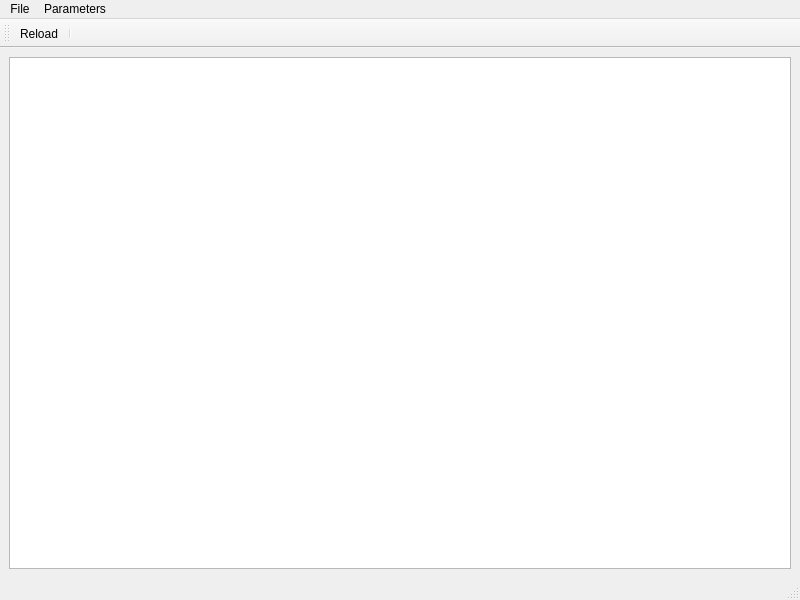
<?xml version="1.0" encoding="UTF-8"?>
<ui version="4.0">
 <class>mainWindow</class>
 <widget class="QMainWindow" name="mainWindow">
  <property name="geometry">
   <rect>
    <x>0</x>
    <y>0</y>
    <width>800</width>
    <height>600</height>
   </rect>
  </property>
  <property name="windowTitle">
   <string>Param Edit</string>
  </property>
  <widget class="QWidget" name="centralwidget">
   <layout class="QHBoxLayout" name="horizontalLayout">
    <item>
     <widget class="QTreeView" name="treeView"/>
    </item>
   </layout>
  </widget>
  <widget class="QMenuBar" name="menubar">
   <property name="geometry">
    <rect>
     <x>0</x>
     <y>0</y>
     <width>800</width>
     <height>22</height>
    </rect>
   </property>
   <widget class="QMenu" name="menuFile">
    <property name="title">
     <string>File</string>
    </property>
    <addaction name="actionSettings"/>
    <addaction name="separator"/>
    <addaction name="actionExit"/>
   </widget>
   <widget class="QMenu" name="menuParameters">
    <property name="title">
     <string>Parameters</string>
    </property>
    <addaction name="actionReload"/>
   </widget>
   <addaction name="menuFile"/>
   <addaction name="menuParameters"/>
  </widget>
  <widget class="QStatusBar" name="statusbar"/>
  <widget class="QToolBar" name="toolBar">
   <property name="windowTitle">
    <string>toolBar</string>
   </property>
   <attribute name="toolBarArea">
    <enum>TopToolBarArea</enum>
   </attribute>
   <attribute name="toolBarBreak">
    <bool>false</bool>
   </attribute>
   <addaction name="actionReload"/>
   <addaction name="separator"/>
  </widget>
  <action name="actionExit">
   <property name="text">
    <string>Exit</string>
   </property>
   <property name="shortcut">
    <string>Q</string>
   </property>
  </action>
  <action name="actionReload">
   <property name="text">
    <string>Reload</string>
   </property>
  </action>
  <action name="actionSettings">
   <property name="text">
    <string>Settings...</string>
   </property>
  </action>
 </widget>
 <resources/>
 <connections>
  <connection>
   <sender>actionExit</sender>
   <signal>triggered()</signal>
   <receiver>mainWindow</receiver>
   <slot>close()</slot>
   <hints>
    <hint type="sourcelabel">
     <x>-1</x>
     <y>-1</y>
    </hint>
    <hint type="destinationlabel">
     <x>399</x>
     <y>299</y>
    </hint>
   </hints>
  </connection>
 </connections>
</ui>
